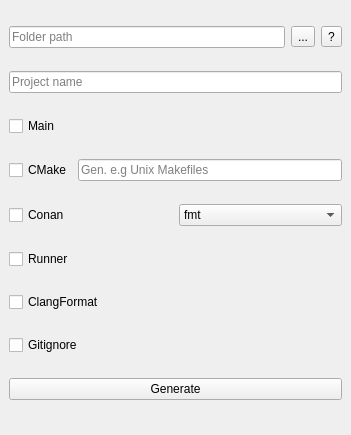
<?xml version="1.0" encoding="UTF-8"?>
<ui version="4.0">
 <class>MainWindow</class>
 <widget class="QMainWindow" name="MainWindow">
  <property name="geometry">
   <rect>
    <x>0</x>
    <y>0</y>
    <width>351</width>
    <height>435</height>
   </rect>
  </property>
  <property name="minimumSize">
   <size>
    <width>351</width>
    <height>435</height>
   </size>
  </property>
  <property name="maximumSize">
   <size>
    <width>351</width>
    <height>435</height>
   </size>
  </property>
  <property name="windowTitle">
   <string>ProjectGenerator</string>
  </property>
  <widget class="QWidget" name="centralwidget">
   <layout class="QVBoxLayout" name="verticalLayout">
    <item>
     <layout class="QHBoxLayout" name="horizontalLayout">
      <item>
       <widget class="QLineEdit" name="FilePath">
        <property name="mouseTracking">
         <bool>false</bool>
        </property>
        <property name="readOnly">
         <bool>true</bool>
        </property>
        <property name="placeholderText">
         <string>Folder path</string>
        </property>
       </widget>
      </item>
      <item>
       <widget class="QToolButton" name="toolButton">
        <property name="text">
         <string>...</string>
        </property>
       </widget>
      </item>
      <item>
       <widget class="QToolButton" name="helpButton">
        <property name="text">
         <string>?</string>
        </property>
       </widget>
      </item>
     </layout>
    </item>
    <item>
     <widget class="QLineEdit" name="ProjectNameLineEdit">
      <property name="placeholderText">
       <string>Project name</string>
      </property>
      <property name="clearButtonEnabled">
       <bool>true</bool>
      </property>
     </widget>
    </item>
    <item>
     <widget class="QCheckBox" name="MainFIle">
      <property name="text">
       <string>Main</string>
      </property>
     </widget>
    </item>
    <item>
     <layout class="QHBoxLayout" name="horizontalLayout_3">
      <item>
       <widget class="QCheckBox" name="CMakeFile">
        <property name="text">
         <string>CMake</string>
        </property>
       </widget>
      </item>
      <item>
       <widget class="QLineEdit" name="GeneratorLineEdit">
        <property name="placeholderText">
         <string>Gen. e.g Unix Makefiles</string>
        </property>
       </widget>
      </item>
     </layout>
    </item>
    <item>
     <layout class="QHBoxLayout" name="horizontalLayout_2">
      <item>
       <widget class="QCheckBox" name="ConanFile">
        <property name="text">
         <string>Conan</string>
        </property>
       </widget>
      </item>
      <item>
       <widget class="QComboBox" name="ConanLibraryComboBox">
        <item>
         <property name="text">
          <string>fmt</string>
         </property>
        </item>
        <item>
         <property name="text">
          <string>nlohmann_json</string>
         </property>
        </item>
        <item>
         <property name="text">
          <string>zlib</string>
         </property>
        </item>
        <item>
         <property name="text">
          <string>sfml</string>
         </property>
        </item>
       </widget>
      </item>
     </layout>
    </item>
    <item>
     <widget class="QCheckBox" name="RunnerFile">
      <property name="text">
       <string>Runner</string>
      </property>
     </widget>
    </item>
    <item>
     <widget class="QCheckBox" name="ClangFormatFile">
      <property name="text">
       <string>ClangFormat</string>
      </property>
     </widget>
    </item>
    <item>
     <widget class="QCheckBox" name="GitignoreFile">
      <property name="text">
       <string>Gitignore</string>
      </property>
     </widget>
    </item>
    <item>
     <widget class="QPushButton" name="pushButton">
      <property name="text">
       <string>Generate</string>
      </property>
     </widget>
    </item>
   </layout>
  </widget>
 </widget>
 <resources/>
 <connections/>
</ui>
